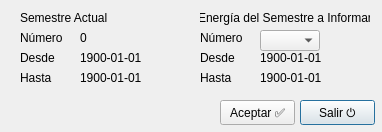
<?xml version="1.0" encoding="UTF-8"?>
<ui version="4.0">
 <class>Dialog</class>
 <widget class="QDialog" name="Dialog">
  <property name="windowModality">
   <enum>Qt::ApplicationModal</enum>
  </property>
  <property name="geometry">
   <rect>
    <x>0</x>
    <y>0</y>
    <width>382</width>
    <height>132</height>
   </rect>
  </property>
  <property name="windowTitle">
   <string>Elegir Semestre</string>
  </property>
  <property name="autoFillBackground">
   <bool>false</bool>
  </property>
  <property name="modal">
   <bool>true</bool>
  </property>
  <widget class="QPushButton" name="cmdSalir">
   <property name="geometry">
    <rect>
     <x>300</x>
     <y>100</y>
     <width>75</width>
     <height>25</height>
    </rect>
   </property>
   <property name="text">
    <string>Salir ⏻</string>
   </property>
   <property name="shortcut">
    <string>Esc</string>
   </property>
  </widget>
  <widget class="QPushButton" name="cmdAceptar">
   <property name="geometry">
    <rect>
     <x>220</x>
     <y>100</y>
     <width>75</width>
     <height>25</height>
    </rect>
   </property>
   <property name="text">
    <string>Aceptar ✅</string>
   </property>
   <property name="shortcut">
    <string>Return</string>
   </property>
  </widget>
  <widget class="QLabel" name="label_4">
   <property name="geometry">
    <rect>
     <x>20</x>
     <y>10</y>
     <width>100</width>
     <height>16</height>
    </rect>
   </property>
   <property name="text">
    <string>Semestre Actual</string>
   </property>
  </widget>
  <widget class="QLabel" name="lbl_semestre_actual">
   <property name="geometry">
    <rect>
     <x>80</x>
     <y>30</y>
     <width>40</width>
     <height>16</height>
    </rect>
   </property>
   <property name="text">
    <string>0</string>
   </property>
  </widget>
  <widget class="QLabel" name="label_5">
   <property name="geometry">
    <rect>
     <x>20</x>
     <y>50</y>
     <width>50</width>
     <height>16</height>
    </rect>
   </property>
   <property name="text">
    <string>Desde</string>
   </property>
  </widget>
  <widget class="QLabel" name="label_6">
   <property name="geometry">
    <rect>
     <x>20</x>
     <y>70</y>
     <width>50</width>
     <height>16</height>
    </rect>
   </property>
   <property name="text">
    <string>Hasta</string>
   </property>
  </widget>
  <widget class="QLabel" name="label_7">
   <property name="geometry">
    <rect>
     <x>200</x>
     <y>10</y>
     <width>170</width>
     <height>16</height>
    </rect>
   </property>
   <property name="text">
    <string>Energía del Semestre a Informar</string>
   </property>
   <property name="alignment">
    <set>Qt::AlignCenter</set>
   </property>
  </widget>
  <widget class="QComboBox" name="cmbSemestre">
   <property name="geometry">
    <rect>
     <x>260</x>
     <y>30</y>
     <width>60</width>
     <height>21</height>
    </rect>
   </property>
  </widget>
  <widget class="QLabel" name="label_8">
   <property name="geometry">
    <rect>
     <x>20</x>
     <y>30</y>
     <width>50</width>
     <height>16</height>
    </rect>
   </property>
   <property name="text">
    <string>Número</string>
   </property>
  </widget>
  <widget class="QLabel" name="label_9">
   <property name="geometry">
    <rect>
     <x>200</x>
     <y>50</y>
     <width>50</width>
     <height>16</height>
    </rect>
   </property>
   <property name="text">
    <string>Desde</string>
   </property>
  </widget>
  <widget class="QLabel" name="label_10">
   <property name="geometry">
    <rect>
     <x>200</x>
     <y>70</y>
     <width>50</width>
     <height>16</height>
    </rect>
   </property>
   <property name="text">
    <string>Hasta</string>
   </property>
  </widget>
  <widget class="QLabel" name="label_11">
   <property name="geometry">
    <rect>
     <x>200</x>
     <y>30</y>
     <width>50</width>
     <height>16</height>
    </rect>
   </property>
   <property name="text">
    <string>Número</string>
   </property>
  </widget>
  <widget class="QLabel" name="lbl_actual_desde">
   <property name="geometry">
    <rect>
     <x>80</x>
     <y>50</y>
     <width>90</width>
     <height>16</height>
    </rect>
   </property>
   <property name="text">
    <string>1900-01-01</string>
   </property>
  </widget>
  <widget class="QLabel" name="lbl_actual_hasta">
   <property name="geometry">
    <rect>
     <x>80</x>
     <y>70</y>
     <width>90</width>
     <height>16</height>
    </rect>
   </property>
   <property name="text">
    <string>1900-01-01</string>
   </property>
  </widget>
  <widget class="QLabel" name="lbl_elegido_desde">
   <property name="geometry">
    <rect>
     <x>260</x>
     <y>50</y>
     <width>90</width>
     <height>16</height>
    </rect>
   </property>
   <property name="text">
    <string>1900-01-01</string>
   </property>
  </widget>
  <widget class="QLabel" name="lbl_elegido_hasta">
   <property name="geometry">
    <rect>
     <x>260</x>
     <y>70</y>
     <width>90</width>
     <height>16</height>
    </rect>
   </property>
   <property name="text">
    <string>1900-01-01</string>
   </property>
  </widget>
 </widget>
 <resources/>
 <connections/>
</ui>
